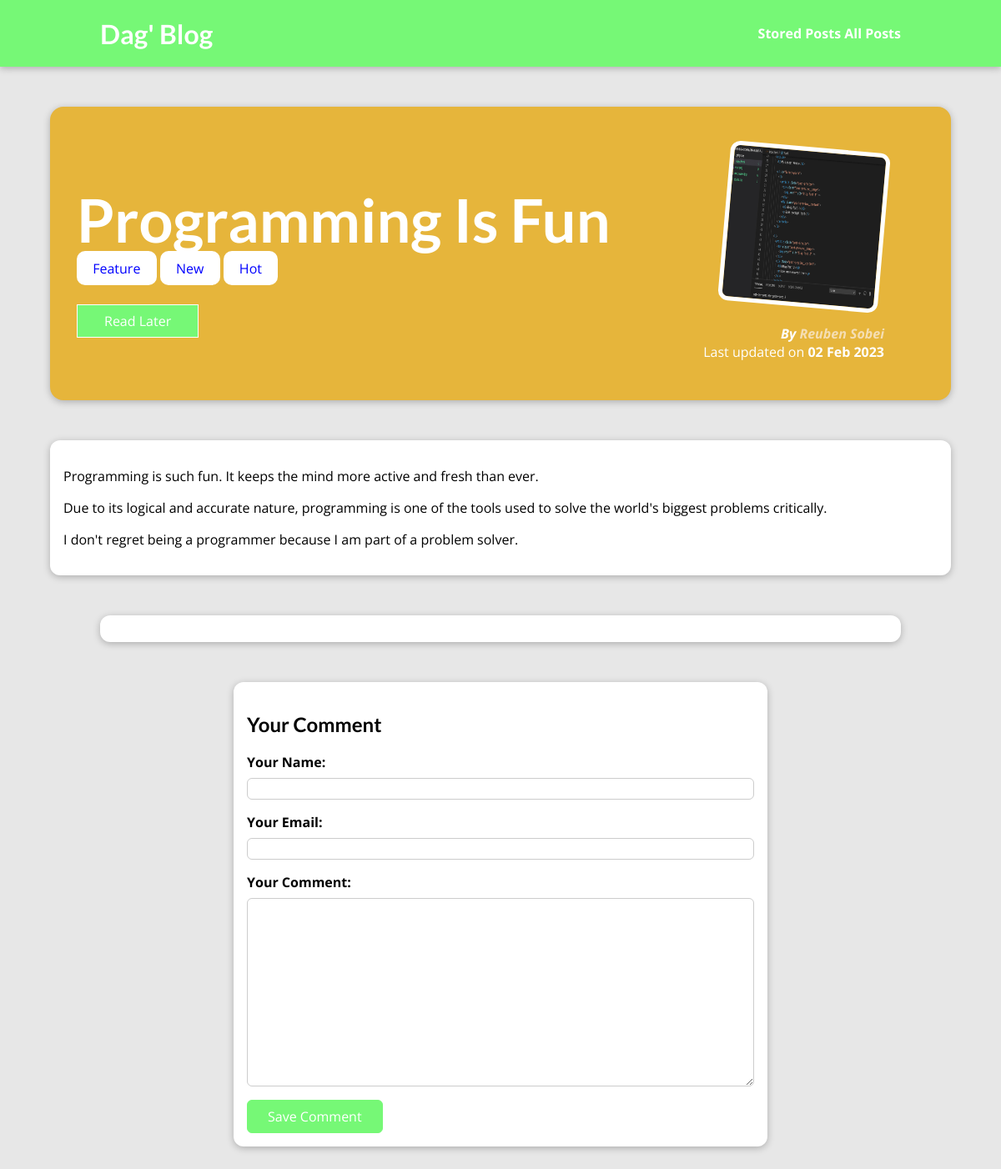
Before: /posts/programming-is-fun with the older database file.
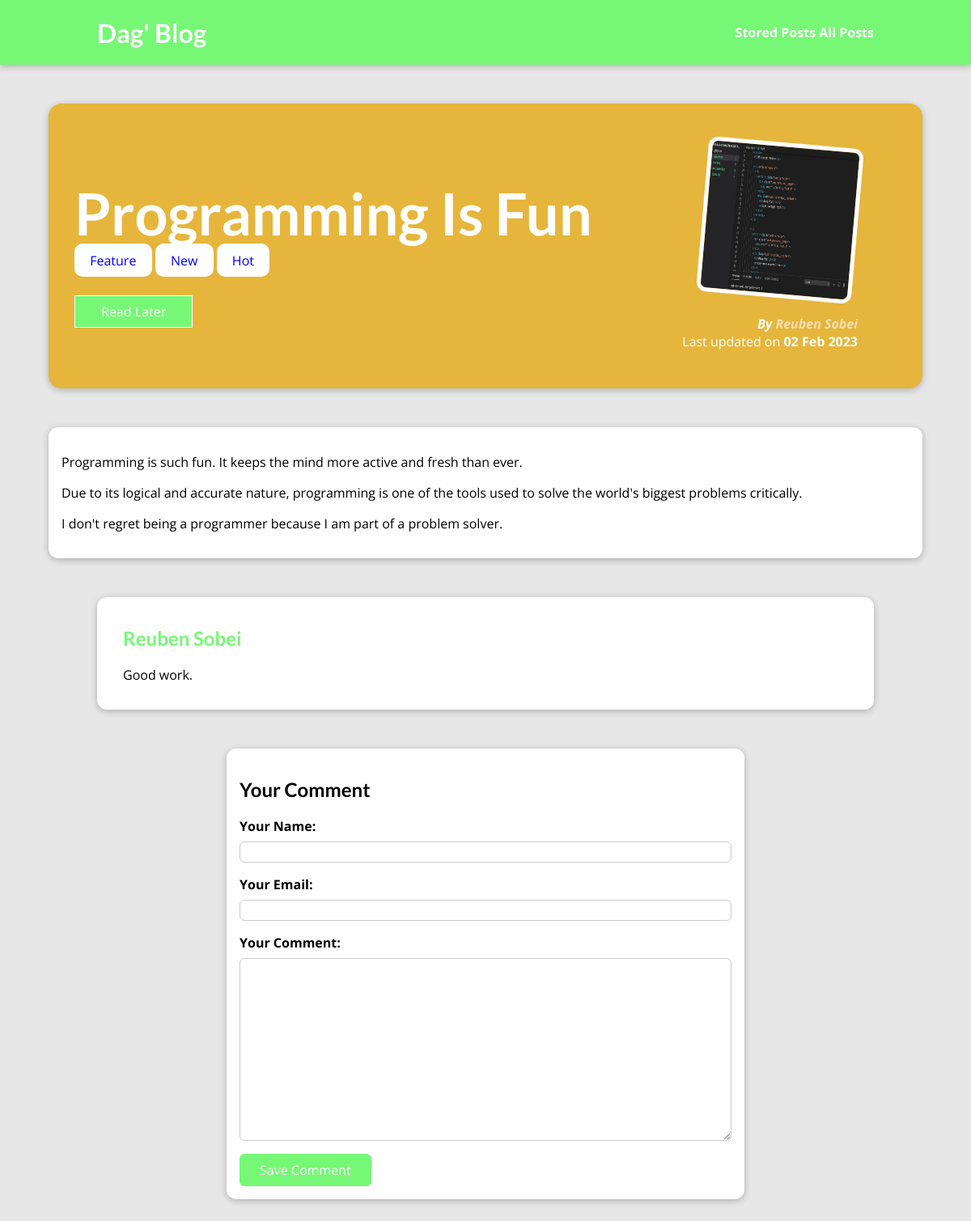
After: the same page with the newer database file.
### blog/models.py (models this page shows, shortened)
class Tag(models.Model):
    caption = models.CharField(max_length=25)

class comment(models.Model):
    user_name = models.CharField(max_length=150)
    user_email = models.EmailField()
    text = models.TextField(max_length=450)
    post = models.ForeignKey(
        Post, on_delete=models.CASCADE, related_name="comments")

### blog/views.py (the view, shortened to what this page needs)
# urls.py: path("posts/<slug:slug>", views.singlepostview.as_view(), name="post-detail-page"),
class singlepostview(View):
    def get(self, request, slug):
      post = Post.objects.get(slug=slug)
      context = {
          "post": post,
          "post_tags": post.tags.all(),
          "comment_form": commentform(),
          "comments": post.comments.all().order_by("-id")
      }
      return render(request, "blog/post-detail.html", context)

### blog/forms.py
class commentform(forms.ModelForm):
    class Meta:
        model = comment
        exclude = ["post"]
        labels = {
            "user_name": "Your Name",
            "user_email": "Your Email",
            "text": "Your Comment"
        }

### blog/models.py (called while the page is built)
    def full_name(self):
        return f"{self.first_name} {self.last_name}"

    def __str__(self):
        return self.full_name()

### blog/templates/blog/post-detail.html (shortened to what this page needs)
{% extends "base.html" %}
{% load static %}
{% block css_files %}
    <link rel="stylesheet" href="{% static "blog/post-detail.css" %}" />
{% endblock %}
{% block content %}
    <section id="summary">
        <h2>{{post.title}}</h2>
        <div>
            {% for tag in post_tags %}
                <span class="tag">{{ tag.caption }}</span>
            {% endfor %}
        </div>
        <div id="read-later">
            <form action="{% url "read-later" %}" method="POST">
                <button>Read Later</button>
            </form>
        </div>
        <article>
            <img src="{{ post.image.url }}" alt="{{post.title}}" />
            <address>By <a href="mailto:{{ post.author.email_address }}">{{post.author}}</a></address>
            <div>Last updated on <time>{{post.date|date:"d M Y"}}</time></div>
        </article>
    </section>
    <main>
        {{post.content|linebreaks }}
    </main>
    <section id="comments">
        <ul>
            {% for comment in comments %}
                <li>
                    <h2>{{ comment.user_name }}</h2>
                    <p>{{ comment.text|linebreaks }}</p>
                </li>
            {% endfor %}
        </ul>
    </section>
    <section id="comment-form">
        <h2>Your Comment</h2>
        <form action="{% url "post-detail-page" post.slug %}" method="POST">
            {% for form_field in comment_form %}
                <div class="form-control {% if form_field.errors %}invalid{% endif %}">
                    {{ form_field.label_tag }}
                    {{ form_field }}
                </div>
            {% endfor %}
            <button>Save Comment</button>
        </form>
    </section>
{% endblock %}

Changed rows visible on the page:
added comment: user_name "Reuben Sobei", text "Good work."
